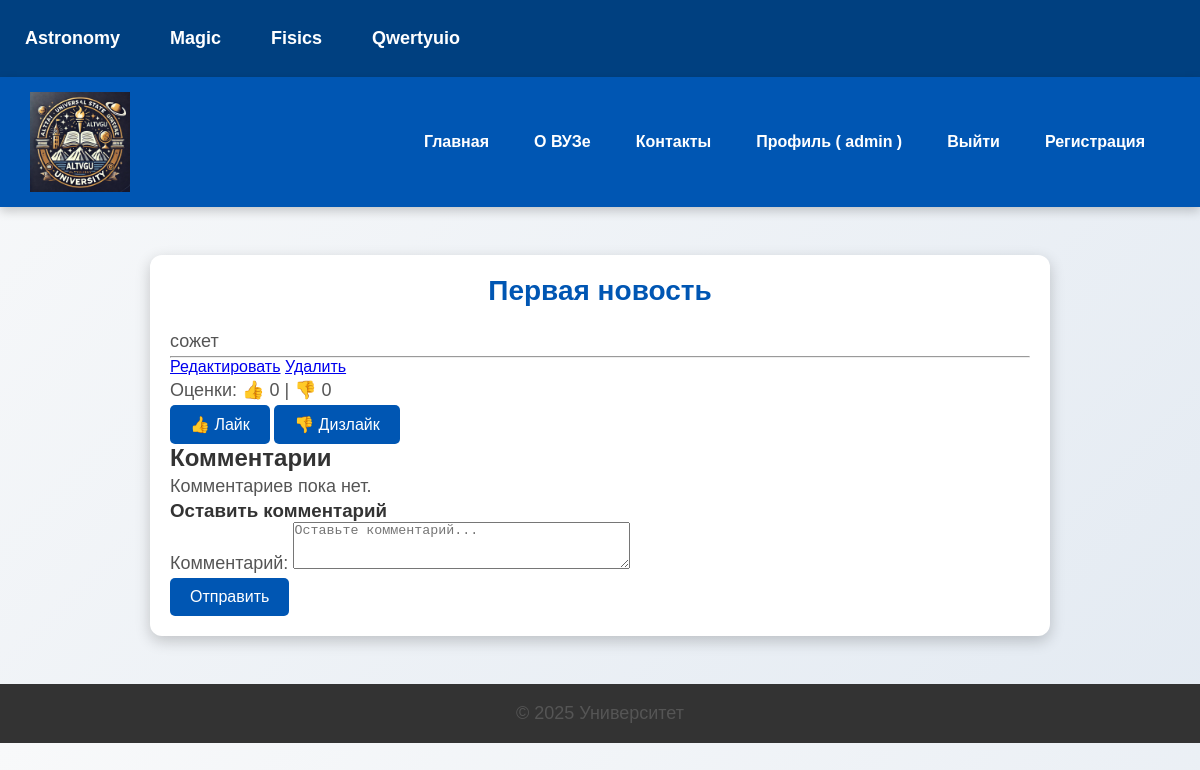
/news/pervaya-novost/ (signed in), run on an earlier commit of the app's database.
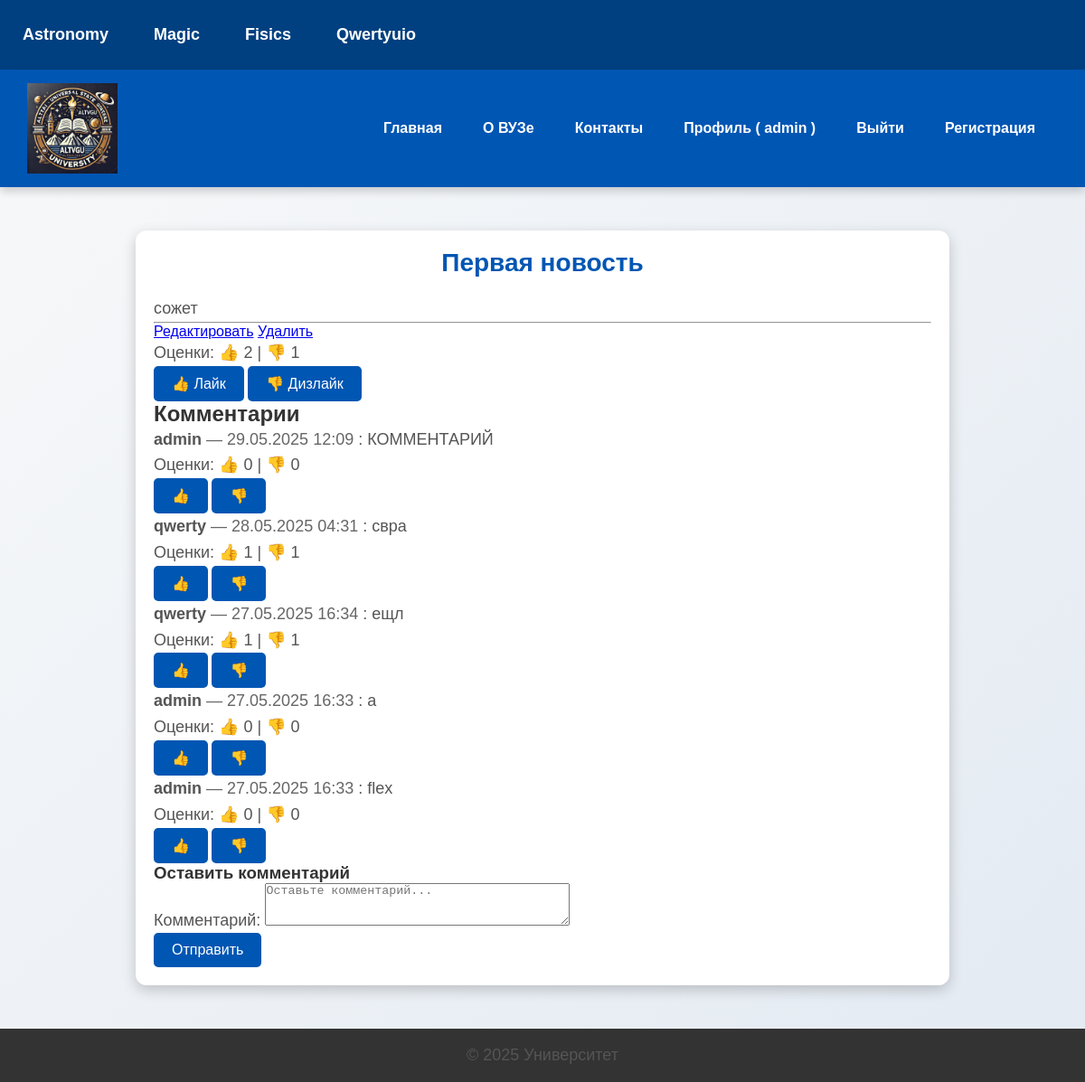
And on a later commit of the database.
### users/models.py (models this page shows)
class User(AbstractUser):
    photo = models.ImageField(upload_to='users/', blank=True, null=True)
    date_birth = models.DateField(null=True, blank=True)
    def __str__(self):
        return self.username

### university/models.py (models this page shows, shortened)
class News(models.Model):
    class Status(models.IntegerChoices):
        DRAFT = 0, 'Старая'
        actual = 1, 'Актуальная'
    tags = models.ManyToManyField(Tag, related_name='news')
    author = models.OneToOneField(Author, on_delete=models.CASCADE, null=True, blank=True)
    objects = models.Manager()
    category =  models.ForeignKey('Category', on_delete=models.CASCADE, verbose_name="Категория")
    published = PublishedModel()
    title = models.CharField(max_length=255, verbose_name="Заголовок")
    content = models.TextField(verbose_name="Содержание")
    actual = models.BooleanField(
        choices=[(False, 'Старая'), (True, 'Актуальная')],
        default=False,
        verbose_name="Актуальность"
    )
    photo = models.ImageField(upload_to="photos/%Y/%m/%d/",default=None, blank=True, null=True,verbose_name="Фото")
    slug = models.SlugField(unique=True, verbose_name="URL", allow_unicode=True)
    class Meta:
        verbose_name = "Новость"
        verbose_name_plural = "Новости"
        permissions = [
            ("can_publish", "Может публиковать новости"),
            ("can_edit", "Может редактировать новости")
        ]

class Comment(models.Model):
    news = models.ForeignKey(News, on_delete=models.CASCADE, related_name='comments')
    author = models.ForeignKey(settings.AUTH_USER_MODEL, on_delete=models.CASCADE)
    content = models.TextField("Комментарий")
    created_at = models.DateTimeField(auto_now_add=True)
    class Meta:
        ordering = ['-created_at']
        verbose_name = "Комментарий"
        verbose_name_plural = "Комментарии"

### university/views.py (the view)
# urls.py: path('news/<slug:post_slug>/', views.ShowNews.as_view(), name='news_detail'),
class ShowNews(DataMixin, DetailView):
    model = News
    template_name = 'university/news.html'
    context_object_name = 'post'
    slug_url_kwarg = 'post_slug'
    def get_object(self, queryset=None):
        return get_object_or_404(News.published, slug=self.kwargs[self.slug_url_kwarg])
    def get_context_data(self, **kwargs):
        context = super().get_context_data(**kwargs)
        user = self.request.user
        context['can_edit'] = user.has_perm('university.change_news')
        context['can_delete'] = user.has_perm('university.delete_news')
        context['comments'] = self.object.comments.all()
        context['form'] = CommentForm()
        context['like_count'] = self.object.votes.filter(value=1).count()
        context['dislike_count'] = self.object.votes.filter(value=-1).count()
        return self.get_mixin_context(context, title=self.object.title)
    def dispatch(self, request, *args, **kwargs):
        self.object = self.get_object()
        if not request.user.is_authenticated:
            messages.error(request, "Авторизуйтесь, чтобы просмотреть новость.")
            return redirect(f"{reverse_lazy('users:login')}?next={request.path}")
        if not request.user.has_perm('university.view_news'):
            messages.error(request, "У вас нет доступа к этой новости.")
            return redirect(f"{reverse_lazy('home')}?next={request.path}")
        return super().dispatch(request, *args, **kwargs)
    def post(self, request, *args, **kwargs):
        self.object = self.get_object()
        form = CommentForm(request.POST)
        if not request.user.is_authenticated:
            messages.error(request, "Авторизуйтесь, чтобы оставить комментарий.")
            return redirect(f"{reverse_lazy('users:login')}?next={request.path}")
        if form.is_valid():
            comment = form.save(commit=False)
            comment.news = self.object
            comment.author = request.user
            comment.save()
            messages.success(request, "Комментарий добавлен.")
            return redirect(self.object.get_absolute_url())
        context = self.get_context_data()
        context['form'] = form
        return self.render_to_response(context)

### university/forms.py
class CommentForm(forms.ModelForm):
    class Meta:
        model = Comment
        fields = ['content']
        widgets = {
            'content': forms.Textarea(attrs={'rows': 3, 'placeholder': 'Оставьте комментарий...'})
        }

### university/models.py (called while the page is built)
    def get_queryset(self):
        return super().get_queryset().filter(actual = News.Status.actual)

### university/templatetags/university_tags.py (called while the page is built)
@register.simple_tag
def get_categories():
    return cafs_db

### university/templatetags/vote_filters.py (called while the page is built)
@register.filter
def likes_count(votes):
    return votes.filter(value=1).count()

@register.filter
def dislikes_count(votes):
    return votes.filter(value=-1).count()

### university/utils.py (called while the page is built)
    def get_mixin_context(self, context, **kwargs):
        if self.title_page:
            context['title'] = self.title_page
        context['menu'] = menu
        context['cat_selected'] = None
        context.update(kwargs)
        return context

### university/templates/university/news.html (shortened to what this page needs)
{% extends 'base.html' %}
{% load vote_filters %}
{% block content %}
<h1>{{ post.title }}</h1>
{{ post.content|linebreaks }}
<hr>
{% if can_edit %}
    <a href="{% url 'edit_news' post_slug=post.slug %}" class="btn btn-primary">Редактировать</a>
{% endif %}
{% if can_delete %}
    <a href="{% url 'delete_news' post_slug=post.slug %}" class="btn btn-danger">Удалить</a>
{% endif %}
<p>
  Оценки: 👍 {{ like_count }} | 👎 {{ dislike_count }}
</p>
<form method="post" action="{% url 'vote_news' post.id %}">
  <button type="submit" name="value" value="1">👍 Лайк</button>
  <button type="submit" name="value" value="-1">👎 Дизлайк</button>
</form>
<h2>Комментарии</h2>
{% for comment in comments %}
  <div class="comment">
    <p>
      <strong>{{ comment.author }}</strong>
      <span style="color: #666;">— {{ comment.created_at|date:"d.m.Y H:i" }}</span>
    : {{ comment.content }}</p>
    <p>
        Оценки: 👍 {{ comment.votes.all|likes_count }} | 👎 {{ comment.votes.all|dislikes_count }}
    </p>
    <form method="post" action="{% url 'vote_comment' comment.id %}">
      <button type="submit" name="value" value="1">👍</button>
      <button type="submit" name="value" value="-1">👎</button>
    </form>
  </div>
{% empty %}
    <p>Комментариев пока нет.</p>
{% endfor %}
{% if user.is_authenticated %}
    <h3>Оставить комментарий</h3>
    <form method="post">
        {{ form.as_p }}
        <button type="submit">Отправить</button>
    </form>
{% else %}
    <p><a href="{% url 'users:login' %}?next={{ request.path }}">Войдите</a>, чтобы оставить комментарий.</p>
{% endif %}
{% endblock %}

### templates/base.html (shortened to what this page needs)
<!DOCTYPE html>
<html lang="ru">
<head>
    {% load static %}
    {% load university_tags %}
    <link rel="stylesheet" href="{% static 'university/css/styles.css' %}">
</head>
<body>
{% get_categories as categories %}
<header class="categories-header">
    <nav>
        <ul class="categories-menu">
            {% for cat in categories %}
                <li><a href="#">{{ cat.name }}</a></li>
            {% endfor %}
        </ul>
    </nav>
</header>
    <header>
        <div class="logo-container">
            <img src="{% static 'university/images/logo.jpg' %}" alt="Логотип" class="logo">
        </div>
        <nav>
            <ul class="menu">
                <li><a href="{% url 'home' %}">Главная</a></li>
                <li><a href="{% url 'about' %}">О ВУЗе</a></li>
                <li><a href="{% url 'contact' %}">Контакты</a></li>
                {% if user.is_authenticated %}
                    <li><a href="{% url 'users:profile' %}">Профиль ( {{ user.username }} )</a></li>
                    <li><a href="{% url 'users:logout' %}">Выйти </a></li>
                {% else %}
                    <li><a href="{% url 'users:login' %}">Войти</a></li>
                {% endif %}
                <li><a href="{% url 'users:register' %}">Регистрация</a></li>
            </ul>
        </nav>
    </header>
    <main>
        <div class="container">
            {% block content %}
            {% endblock %}
        </div>
    </main>
    <footer>
        <p>© 2025 Университет</p>
    </footer>
</body>
</html>

### university/static/university/css/styles.css (style rules this page uses)
* { box-sizing: border-box; margin: 0; padding: 0; }
body { font-family: 'Arial', sans-serif; background: linear-gradient(135deg, #f8f9fa, #e3eaf2); color: #333; }
header { display: flex; align-items: center; justify-content: space-between; background: #0056b3; padding: 15px 30px; color: white; box-shadow: 0 4px 10px rgba(0, 0, 0, 0.2); }
.logo-container { display: flex; align-items: center; }
.logo { height: 100px; width: auto; margin-right: 15px; transition: transform 0.3s ease-in-out; }
nav { background: transparent; padding: 10px; }
.menu { list-style: none; display: flex; gap: 15px; }
.menu a { text-decoration: none; color: white; font-size: 1rem; font-weight: bold; padding: 10px 15px; border-radius: 5px; transition: background 0.3s, color 0.3s; display: block; }
.container { max-width: 900px; margin: 3rem auto; padding: 20px; background: white; border-radius: 12px; box-shadow: 0 5px 15px rgba(0, 0, 0, 0.2); animation: fadeIn 0.8s ease-in-out; }
h1 { text-align: center; color: #0056b3; font-size: 1.75rem; margin-bottom: 20px; animation: slideIn 0.6s ease-in-out; }
p { font-size: 1.125rem; line-height: 1.6; color: #555; }
button { background: #0056b3; color: white; padding: 10px 20px; border: none; border-radius: 5px; font-size: 1rem; cursor: pointer; transition: background 0.3s, transform 0.2s; }
.categories-header { background-color: #004080; padding: 10px 0; text-align: center; }
.categories-menu { list-style: none; display: flex; justify-content: center; gap: 20px; }
.categories-menu a { color: white; text-decoration: none; font-size: 1.125rem; font-weight: bold; padding: 8px 15px; border-radius: 5px; transition: background 0.3s; display: block; }
footer { text-align: center; padding: 15px; background: #333; color: white; margin-top: 2rem; }

What changed in the data, as far as the page shows it:
added Comment: author "admin", created_at "29.05.2025 12:09", content "КОММЕНТАРИЙ", votes.all|likes_count "0", votes.all|dislikes_count "0"
added Comment: author "qwerty", created_at "28.05.2025 04:31", content "свра", votes.all|likes_count "1", votes.all|dislikes_count "1"
added Comment: author "qwerty", created_at "27.05.2025 16:34", content "ещл", votes.all|likes_count "1", votes.all|dislikes_count "1"
added Comment: author "admin", created_at "27.05.2025 16:33", content "a", votes.all|likes_count "0", votes.all|dislikes_count "0"
added Comment: author "admin", created_at "27.05.2025 16:33", content "flex", votes.all|likes_count "0", votes.all|dislikes_count "0"
Also different on the page:
{{ like_count }}: "0" → "2"
{{ dislike_count }}: "0" → "1"
text no longer shown: "Комментариев пока нет."
